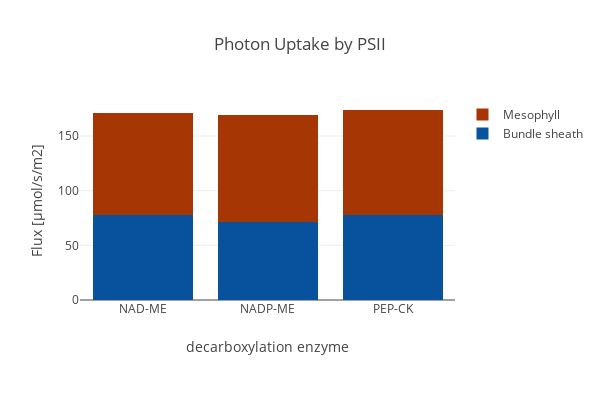

The notebook cell this image was saved under:
### Code cell
create_bar_plot_met(D_pfba, D_exp,
                    {'[M]_PSII_h':'Mesophyll','[B]_PSII_h': 'Bundle sheath'},'hnu_h',
                    'Photon Uptake by PSII', xaxis_title, c3_model,
                    stacked = True, save_fig=save_fig)

### Figure 1 — Plotly figure (JSON) as saved in the notebook; plotly's stock layout.template omitted (floating-point values rounded to 4 significant figures)
{"data": [{"marker": {"color": "rgb(8,81,156)"}, "name": "Bundle sheath", "type": "bar", "uid": "d0e646ad-8cc7-47f5-8f23-15c537107879", "x": ["NAD-ME", "NADP-ME", "PEP-CK"], "y": [77.46, 71.41, 77.62]}, {"marker": {"color": "rgb(166,54,3)"}, "name": "Mesophyll", "type": "bar", "uid": "4d20622e-60b4-4dd8-82a8-dd70ea8c9915", "x": ["NAD-ME", "NADP-ME", "PEP-CK"], "y": [93.4, 98.02, 96.2]}], "layout": {"barmode": "stack", "height": 400, "margin": {"b": 100}, "title": {"text": "Photon Uptake by PSII"}, "width": 600, "xaxis": {"tickangle": 0, "title": {"text": "decarboxylation enzyme"}}, "yaxis": {"autorange": true, "title": {"text": "Flux [µmol/s/m2]"}}}}
